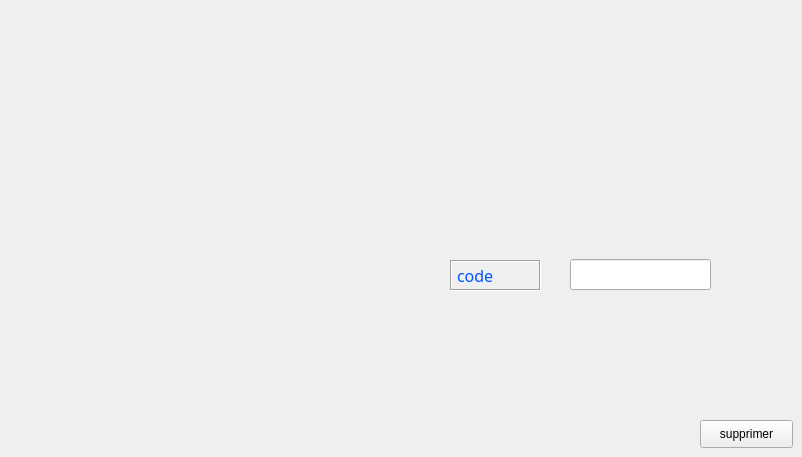
      <widget class="QWidget" name="page_19">
       <widget class="QLabel" name="label_62">
        <property name="geometry">
         <rect>
          <x>450</x>
          <y>260</y>
          <width>91</width>
          <height>31</height>
         </rect>
        </property>
        <property name="font">
         <font>
          <family>Vijaya</family>
          <pointsize>14</pointsize>
          <weight>50</weight>
          <italic>false</italic>
          <bold>false</bold>
         </font>
        </property>
        <property name="frameShape">
         <enum>QFrame::Box</enum>
        </property>
        <property name="frameShadow">
         <enum>QFrame::Sunken</enum>
        </property>
        <property name="text">
         <string>&lt;html&gt;&lt;head/&gt;&lt;body&gt;&lt;p&gt;&lt;span style=&quot; font-size:12pt; color:#0055ff;&quot;&gt;code&lt;/span&gt;&lt;/p&gt;&lt;/body&gt;&lt;/html&gt;</string>
        </property>
       </widget>
       <widget class="QLineEdit" name="supp_code">
        <property name="geometry">
         <rect>
          <x>570</x>
          <y>259</y>
          <width>141</width>
          <height>31</height>
         </rect>
        </property>
       </widget>
       <widget class="QPushButton" name="supprimer_code">
        <property name="geometry">
         <rect>
          <x>700</x>
          <y>420</y>
          <width>93</width>
          <height>28</height>
         </rect>
        </property>
        <property name="text">
         <string>supprimer</string>
        </property>
       </widget>
      </widget>
